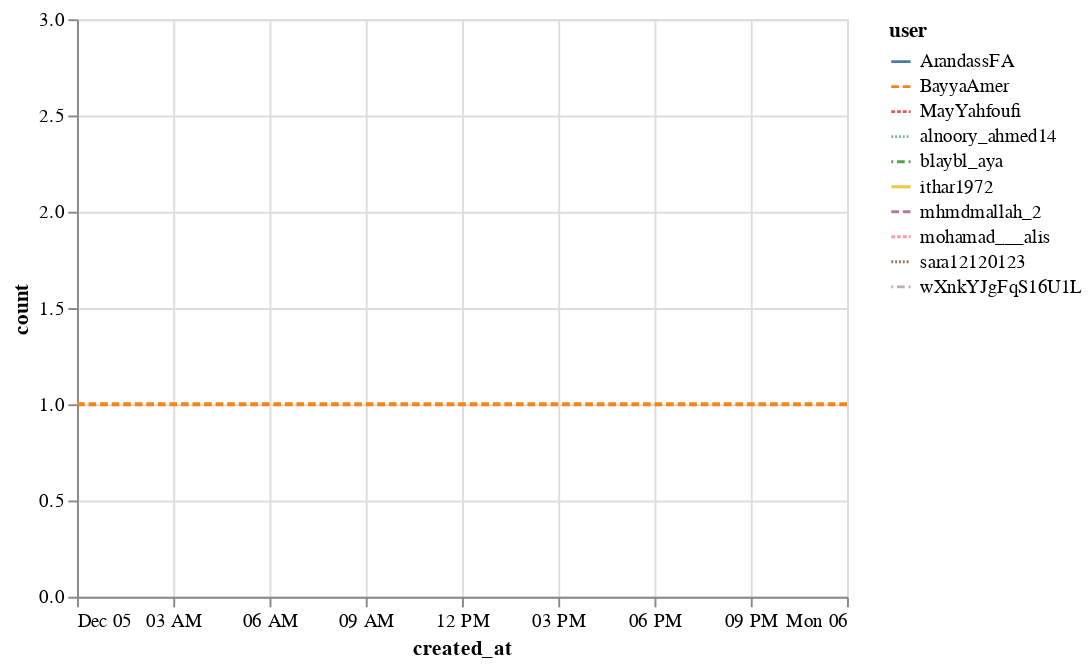

The cell this chart's notebook holds for it:
### Markdown cell above
### User timeseries

### Code cell
noise_df = df["user.screen_name"].value_counts()[:10].to_frame().reset_index()
top_users_only = df[df["user.screen_name"].isin(noise_df["index"])]

grouped_df = (
    top_users_only.groupby(["created_at", "user.screen_name"])
    .size()
    .reset_index(name="count")
)

# Rename for better labels
grouped_df["user"] = grouped_df["user.screen_name"]

present(
    "user_timeseries",
    alt.Chart(grouped_df)
    .mark_line()
    .encode(x="created_at", y="count", color="user", strokeDash="user"),
)

### Figure 1 — Vega-Lite specification as saved in the notebook (floating-point values rounded to 4 significant figures)
{"config": {"view": {"continuousWidth": 400, "continuousHeight": 300}}, "data": {"name": "data-259a6a0ab10589d56d1144fab2ed8eca"}, "mark": "line", "encoding": {"color": {"type": "nominal", "field": "user"}, "strokeDash": {"type": "nominal", "field": "user"}, "x": {"type": "temporal", "field": "created_at"}, "y": {"type": "quantitative", "field": "count"}}, "$schema": "https://vega.github.io/schema/vega-lite/v4.8.1.json", "datasets": {"data-259a6a0ab10589d56d1144fab2ed8eca": [{"created_at": "2021-12-05T00:00:00", "user.screen_name": "ArandassFA", "count": 2, "user": "ArandassFA"}, {"created_at": "2021-12-05T00:00:00", "user.screen_name": "BayyaAmer", "count": 1, "user": "BayyaAmer"}, {"created_at": "2021-12-05T00:00:00", "user.screen_name": "MayYahfoufi", "count": 2, "user": "MayYahfoufi"}, {"created_at": "2021-12-05T00:00:00", "user.screen_name": "alnoory_ahmed14", "count": 2, "user": "alnoory_ahmed14"}, {"created_at": "2021-12-05T00:00:00", "user.screen_name": "blaybl_aya", "count": 2, "user": "blaybl_aya"}, {"created_at": "2021-12-05T00:00:00", "user.screen_name": "ithar1972", "count": 2, "user": "ithar1972"}, {"created_at": "2021-12-05T00:00:00", "user.screen_name": "mhmdmallah_2", "count": 2, "user": "mhmdmallah_2"}, {"created_at": "2021-12-05T00:00:00", "user.screen_name": "mohamad___alis", "count": 3, "user": "mohamad___alis"}, {"created_at": "2021-12-05T00:00:00", "user.screen_name": "sara12120123", "count": 2, "user": "sara12120123"}, {"created_at": "2021-12-05T00:00:00", "user.screen_name": "wXnkYJgFqS16U1L", "count": 2, "user": "wXnkYJgFqS16U1L"}, {"created_at": "2021-12-06T00:00:00", "user.screen_name": "BayyaAmer", "count": 1, "user": "BayyaAmer"}]}}
